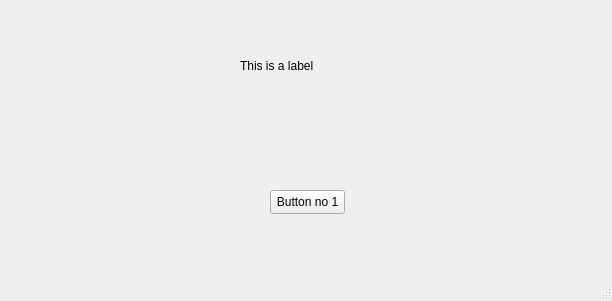
<?xml version="1.0" encoding="UTF-8"?>
<ui version="4.0">
 <class>MainWindow</class>
 <widget class="QMainWindow" name="MainWindow">
  <property name="geometry">
   <rect>
    <x>0</x>
    <y>0</y>
    <width>612</width>
    <height>301</height>
   </rect>
  </property>
  <property name="windowTitle">
   <string>MainWindow</string>
  </property>
  <widget class="QWidget" name="centralwidget">
   <widget class="QPushButton" name="Button1">
    <property name="geometry">
     <rect>
      <x>270</x>
      <y>190</y>
      <width>75</width>
      <height>24</height>
     </rect>
    </property>
    <property name="text">
     <string>Button no 1</string>
    </property>
   </widget>
   <widget class="QLabel" name="label1">
    <property name="geometry">
     <rect>
      <x>240</x>
      <y>40</y>
      <width>131</width>
      <height>51</height>
     </rect>
    </property>
    <property name="text">
     <string>This is a label</string>
    </property>
   </widget>
  </widget>
  <widget class="QMenuBar" name="menubar">
   <property name="geometry">
    <rect>
     <x>0</x>
     <y>0</y>
     <width>612</width>
     <height>22</height>
    </rect>
   </property>
  </widget>
  <widget class="QStatusBar" name="statusbar"/>
 </widget>
 <resources/>
 <connections/>
</ui>
